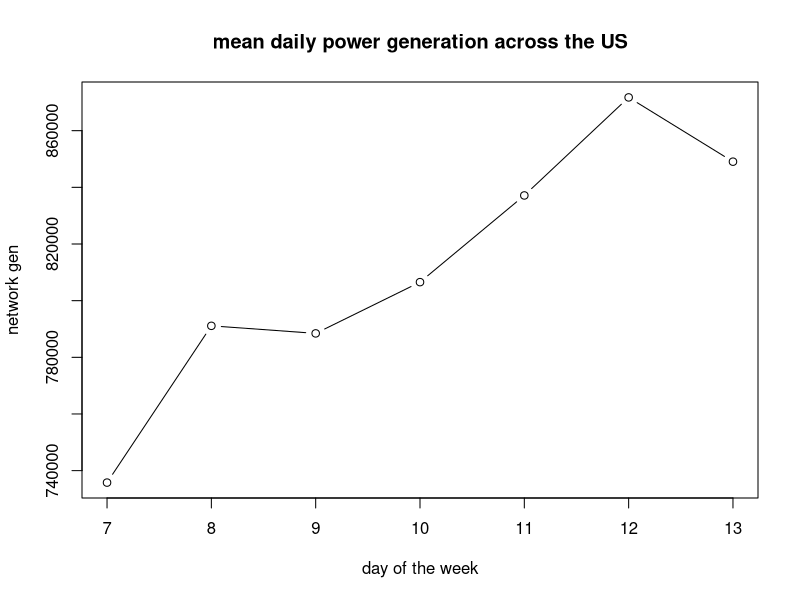

Source code (R):
A <- read.delim('Week3/table.tsv') # read the data from the file
A$DateTime <- as.POSIXct( A$megawatthours, tz = "EST", "%H:%M EST %m/%d/%Y" )

B <- A[ order(A$DateTime), ] # order the data acording to the time


# create data frame:
BPAT_DF <- data.frame(time = B$DateTime, BPATNet = B$Net.generation )
CISO_DF <- data.frame(time = B$DateTime,CISONet = B$Net.generation.1 )
CPLE_DF <- data.frame(time = B$DateTime,CPLENet = B$Net.generation.2)
ERCO_DF <- data.frame(time = B$DateTime,ERCONet = B$Net.generation.3 )
FPL_DF <- data.frame(time = B$DateTime,FPLNet = B$Net.generation.4 )
ISNE_DF <- data.frame(time = B$DateTime,ISNENet = B$Net.generation.5 )
MISO_DF <- data.frame(time = B$DateTime,MISONet = B$Net.generation.6 )
NYIS_DF <- data.frame(time = B$DateTime,NYISNet = B$Net.generation.7 )
PACW_DF <- data.frame(time = B$DateTime,PACWNet = B$Net.generation.8 )
PJM_DF <- data.frame(time = B$DateTime,PJMNet = B$Net.generation.9 )


# convert the time to according the east cost
start <- as.POSIXct("2021-02-07 00:00:00",tz = "EST")
end <- as.POSIXct("2021-02-14 00:00:00",tz = "EST")

BPAT_DF <-BPAT_DF[ which(BPAT_DF$time >= start -3*60*60 & BPAT_DF$time < end -3*60*60), ]
CISO_DF <-CISO_DF[ which(CISO_DF$time >= start -3*60*60 & CISO_DF$time < end -3*60*60), ]
CPLE_DF <-CPLE_DF[ which(CPLE_DF$time >= start & CPLE_DF$time < end), ] 
ERCO_DF <-ERCO_DF[ which(ERCO_DF$time >= start -1*60*60 & ERCO_DF$time < end -1*60*60), ]
FPL_DF <- FPL_DF [ which(FPL_DF$time >= start & FPL_DF$time < end), ]
ISNE_DF <-ISNE_DF[ which(ISNE_DF$time >= start & ISNE_DF$time < end), ]
MISO_DF <-MISO_DF[ which(MISO_DF$time >= start -1*60*60 & MISO_DF$time < end -1*60*60), ]
NYIS_DF <-NYIS_DF[ which(NYIS_DF$time >= start & NYIS_DF$time < end), ]
PACW_DF <-PACW_DF[ which(PACW_DF$time >= start -3*60*60 & PACW_DF$time < end -3*60*60), ]
PJM_DF <- PJM_DF [ which(PJM_DF$time >= start & PJM_DF$time < end), ]

#creat df and clean the data
netCube = cbind(PJM_DF,CISO_DF$CISONet,CPLE_DF$CPLENet,ERCO_DF$ERCONet,FPL_DF$FPLNet,ISNE_DF$ISNENet,MISO_DF$MISONet,NYIS_DF$NYISNet,PACW_DF$PACWNet,BPAT_DF$BPATNet)
netCube <- unique(netCube)

head(netCube)





netCube$avrege_gen <- c(1) # initialization of the column and calc the sum
netCube$avrege_gen <- rowMeans(netCube[,c('PJMNet','CISO_DF$CISONet','CPLE_DF$CPLENet','ERCO_DF$ERCONet','FPL_DF$FPLNet' ,'ISNE_DF$ISNENet','MISO_DF$MISONet','NYIS_DF$NYISNet','PACW_DF$PACWNet' )],na.rm = TRUE,dims = 1)
netCube$myday <- format(netCube$time,"%d")
daily_power_generation <-tapply(netCube$avrege_gen, netCube$myday,FUN=sum ) # sum the data according to the day




# plot to pdf
pdf(file = "Week3/ex1_A.pdf",   # The directory I want to save the file in
    width = 5, # The width height of the plot in inches
    height = 4)
plot(daily_power_generation,xaxt = "n", type ='b', xlab="day of the week", ylab="network gen",main = "mean daily power generation across the US")
days <- c(7,8,9,10,11,12,13)
axis(1, at=1:7, labels=days)
dev.off()

